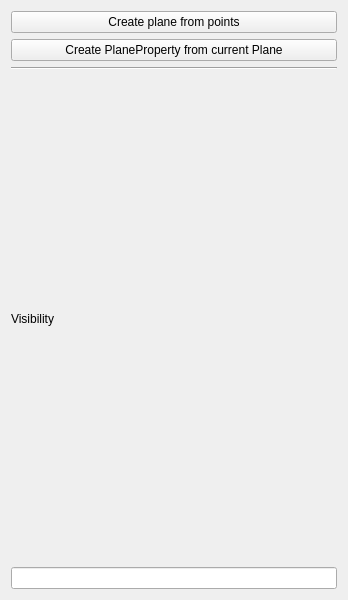
<?xml version="1.0" encoding="UTF-8"?>
<ui version="4.0">
 <class>PointProperties</class>
 <widget class="QWidget" name="PointProperties">
  <property name="geometry">
   <rect>
    <x>0</x>
    <y>0</y>
    <width>348</width>
    <height>600</height>
   </rect>
  </property>
  <property name="sizePolicy">
   <sizepolicy hsizetype="Expanding" vsizetype="Preferred">
    <horstretch>0</horstretch>
    <verstretch>0</verstretch>
   </sizepolicy>
  </property>
  <property name="windowTitle">
   <string>Form</string>
  </property>
  <layout class="QVBoxLayout" name="verticalLayout_7">
   <item>
    <layout class="QVBoxLayout" name="verticalLayout_6">
     <item>
      <layout class="QVBoxLayout" name="verticalLayout_4">
       <item>
        <widget class="QPushButton" name="pushButton">
         <property name="text">
          <string>Create plane from points</string>
         </property>
        </widget>
       </item>
       <item>
        <widget class="QPushButton" name="pushButton_2">
         <property name="text">
          <string>Create PlaneProperty from current Plane</string>
         </property>
        </widget>
       </item>
       <item>
        <widget class="Line" name="line_3">
         <property name="orientation">
          <enum>Qt::Horizontal</enum>
         </property>
        </widget>
       </item>
      </layout>
     </item>
          <item>
           <layout class="QVBoxLayout" name="verticalLayout_3">
            <item>
             <widget class="QLabel" name="label_5">
              <property name="toolTip">
               <string>&lt;html&gt;&lt;head/&gt;&lt;body&gt;&lt;p&gt;The distance to either side of the slice within which points will still be visible;&lt;/p&gt;&lt;p&gt;Enter the number value and unit devided by a single space. &lt;/p&gt;&lt;p&gt;Possible units: &amp;quot;m&amp;quot; for metres, &amp;quot;dm&amp;quot; for decimetres, &amp;quot;cm&amp;quot; for centimetres, &amp;quot;mm&amp;quot; for millimetres or &amp;quot;µm&amp;quot; for micrometres.&lt;/p&gt;&lt;/body&gt;&lt;/html&gt;</string>
              </property>
              <property name="text">
               <string>Visibility</string>
              </property>
             </widget>
            </item>
            <item>
             <widget class="QLineEdit" name="lineEdit"/>
            </item>
           </layout>
          </item>
    </layout>
   </item>
  </layout>
 </widget>
 <resources/>
 <connections/>
</ui>
